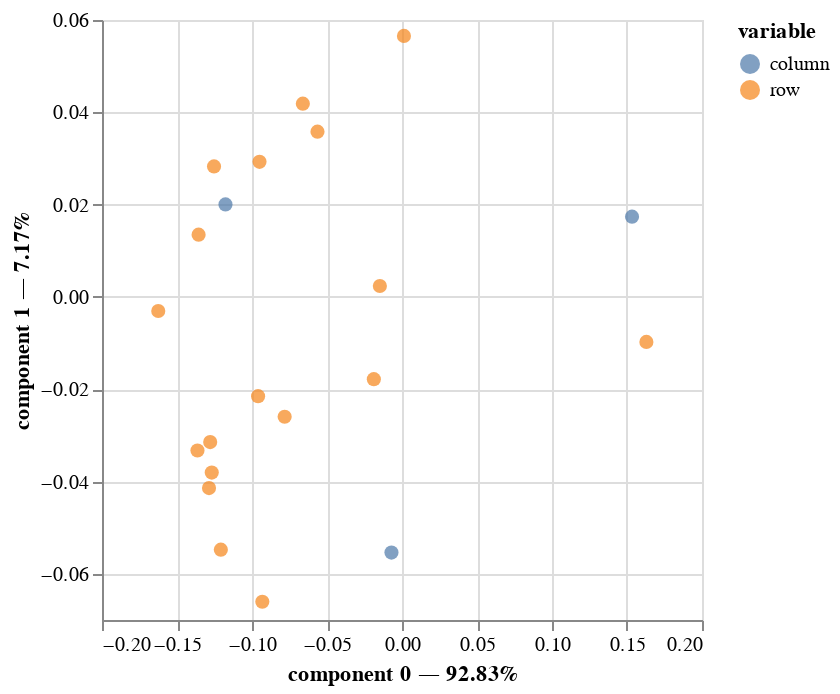

The code cell stored with this chart in its notebook:
### Code cell
ca.plot(education.drop('Alue', axis=1))

### Figure 1 — Vega-Lite specification as saved in the notebook (floating-point values rounded to 4 significant figures)
{"config": {"view": {"continuousWidth": 300, "continuousHeight": 300}}, "layer": [{"data": {"name": "data-0735515ff72c213572bcb2601269c7dc"}, "mark": {"type": "circle", "size": 50}, "encoding": {"color": {"field": "variable", "type": "nominal"}, "tooltip": [{"field": "variable", "type": "nominal"}, {"field": "value", "type": "nominal"}, {"field": "component 0", "type": "quantitative"}, {"field": "component 1", "type": "quantitative"}], "x": {"axis": {"title": "component 0 — 92.83%"}, "field": "component 0", "scale": {"zero": false}, "type": "quantitative"}, "y": {"axis": {"title": "component 1 — 7.17%"}, "field": "component 1", "scale": {"zero": false}, "type": "quantitative"}}, "name": "view_7"}, {"data": {"name": "data-a7857c0dd086c3b566bcc2e6f18b1a9a"}, "mark": {"type": "circle", "size": 50}, "encoding": {"color": {"field": "variable", "type": "nominal"}, "tooltip": [{"field": "variable", "type": "nominal"}, {"field": "value", "type": "nominal"}, {"field": "component 0", "type": "quantitative"}, {"field": "component 1", "type": "quantitative"}], "x": {"axis": {"title": "component 0 — 92.83%"}, "field": "component 0", "scale": {"zero": false}, "type": "quantitative"}, "y": {"axis": {"title": "component 1 — 7.17%"}, "field": "component 1", "scale": {"zero": false}, "type": "quantitative"}}}], "params": [{"name": "param_7", "select": {"type": "interval", "encodings": ["x", "y"]}, "bind": "scales", "views": ["view_7"]}], "$schema": "https://vega.github.io/schema/vega-lite/v5.20.1.json", "datasets": {"data-0735515ff72c213572bcb2601269c7dc": [{"component 0": 0.1629, "component 1": -0.009742, "variable": "row", "value": "0", "label": 0}, {"component 0": -0.01476, "component 1": 0.002358, "variable": "row", "value": "1", "label": 1}, {"component 0": -0.1208, "component 1": -0.05477, "variable": "row", "value": "2", "label": 2}, {"component 0": -0.07824, "component 1": -0.02597, "variable": "row", "value": "3", "label": 3}, {"component 0": 0.001304, "component 1": 0.05656, "variable": "row", "value": "4", "label": 4}, {"component 0": -0.09312, "component 1": -0.06604, "variable": "row", "value": "5", "label": 5}, {"component 0": -0.1279, "component 1": -0.03146, "variable": "row", "value": "6", "label": 6}, {"component 0": -0.09595, "component 1": -0.0215, "variable": "row", "value": "7", "label": 7}, {"component 0": -0.1268, "component 1": -0.03806, "variable": "row", "value": "8", "label": 8}, {"component 0": -0.09499, "component 1": 0.02926, "variable": "row", "value": "9", "label": 9}, {"component 0": -0.1356, "component 1": 0.01349, "variable": "row", "value": "10", "label": 10}, {"component 0": -0.05634, "component 1": 0.03581, "variable": "row", "value": "11", "label": 11}, {"component 0": -0.1364, "component 1": -0.03328, "variable": "row", "value": "12", "label": 12}, {"component 0": -0.01877, "component 1": -0.01782, "variable": "row", "value": "13", "label": 13}, {"component 0": -0.1287, "component 1": -0.04143, "variable": "row", "value": "14", "label": 14}, {"component 0": -0.06611, "component 1": 0.04187, "variable": "row", "value": "15", "label": 15}, {"component 0": -0.1625, "component 1": -0.00304, "variable": "row", "value": "16", "label": 16}, {"component 0": -0.1253, "component 1": 0.02828, "variable": "row", "value": "17", "label": 17}], "data-a7857c0dd086c3b566bcc2e6f18b1a9a": [{"component 0": -0.007027, "component 1": -0.05539, "variable": "column", "value": "PA", "label": "PA"}, {"component 0": -0.1177, "component 1": 0.02004, "variable": "column", "value": "TEA", "label": "TEA"}, {"component 0": 0.1534, "component 1": 0.01738, "variable": "column", "value": "KA", "label": "KA"}]}}
